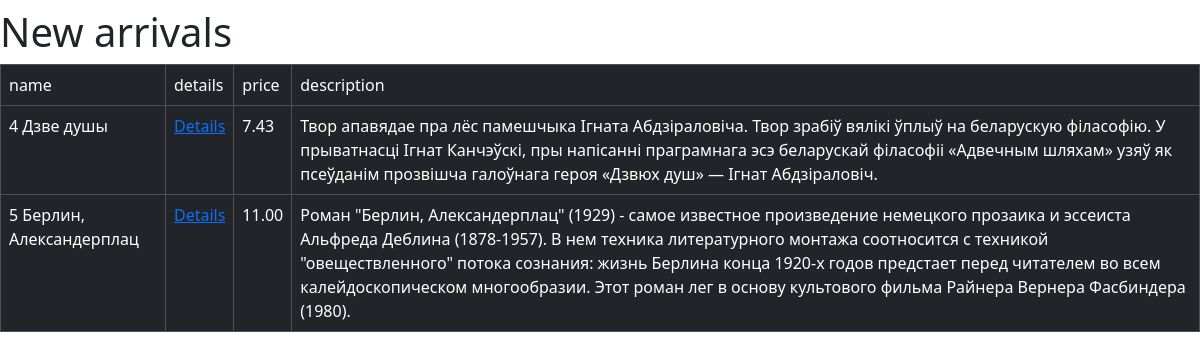
/new_arrivals/, run on the app's committed database.
### forecast/models.py (models this page shows, shortened)
class Book(models.Model):
     import datetime
     name = models.CharField(max_length=150)
     authors = models.ManyToManyField('reference.Author', default='an author')
     image = models.ImageField(upload_to='src/static/imagination', height_field=None, width_field=None, max_length=100, default= "img.jpeg")
     price = models.DecimalField(verbose_name = "price", blank=False, default=10.00, decimal_places=2, max_digits=8)
     genre = models.CharField(choices=Genre.GENRE_CHOICES,max_length=120)
     publisher = models.ForeignKey(Publisher, on_delete=models.CASCADE)
     pages = models.IntegerField(blank=False, default=0)
     cover = models.CharField(choices=Cover.COVER_CHOICES, max_length=120, default='Other')
     format = models.CharField(help_text="Please use the following format: width(cm) x length(cm): ",max_length=5, blank=True, null=True)
     date_published = models.DateField(blank=False, default=datetime.date(1990, 1, 1))
     isbn = models.CharField(max_length=40, default='000-000-0000-00-0')
     weight = models.IntegerField(default='0')
     age_restriction = models.CharField(choices=AgeRestriction.AGE_RESTRICT_CHOICES, max_length=402, default='18+')
     items_available = models.IntegerField(blank=False, default=0)
     order_status = models.CharField(choices=[(ACTIVE,'Active'), (INACTIVE,'Inactive')], max_length=40, default='Inactive')
     rate = models.DecimalField(decimal_places=2, max_digits= 3, blank=True, null=True)
     created = models.DateTimeField(editable=False, default=datetime.datetime.now())
     modified = models.DateTimeField(default=datetime.datetime.now())
     description = models.TextField(blank=True, null=True)

### forecast/views.py (the view)
class NewArrivals(ListView):
    template_name='forecast/new_arrivals.html'
    model=models.Book
    def get_queryset(self):
        qs=self.model.objects.all()
        return qs
    def get_context_data(self, *args, **kwargs):
        context = super().get_context_data(*args, **kwargs)
        return context

### forecast/templates/forecast/new_arrivals.html (shortened to what this page needs)
{% extends 'reference/base.html' %}
{% block  body %}
<h1 class="nav-item" > New arrivals {{ object.headline }} </h1>
<table class="table table-bordered table-dark" >
    <tr>
        <td> name</td>
        <td> details </td>
        <td> price </td>
        <td> description </td>
    </tr>
    {% for obj in object_list|slice:"3:" %}
    <tr><td> {{obj.pk}} {{obj.name}} </td>
        <td> <a href="/book/{{obj.id}}"> Details </a> </td>
        <td> {{obj.price}} </td>
        <td> {{obj.description}} </td>
    </tr>
    {% endfor %}
</table>
{% endblock body %}

### data on the page
Book: pk "4", name "Дзве душы", price "7.43", description "Твор апавядае пра лёс памешчыка Ігната Абдзіраловіча. Твор зрабіў вялікі ўплыў на беларускую філасофію. У прыватнасці Ігнат Канчэўскі, пры напісанні праграмнага эсэ беларускай філасофіі «Адвечным шляхам» узяў як псеўданім прозвішча галоўнага героя «Дзвюх душ» — Ігнат Абдзіраловіч."
Book: pk "5", name "Берлин, Александерплац", price "11.00", description "Роман \"Берлин, Александерплац\" (1929) - самое известное произведение немецкого прозаика и эссеиста Альфреда Деблина (1878-1957). В нем техника литературного монтажа соотносится с техникой \"овеществленного\" потока сознания: жизнь Берлина конца 1920-х годов предстает перед читателем во всем калейдоскопическом многообразии. Этот роман лег в основу культового фильма Райнера Вернера Фасбиндера (1980)."
